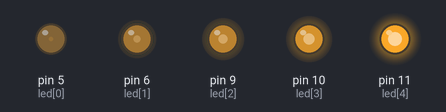
Simulated run of this sketch. Board: Arduino Uno, built with avr-gcc and run on an emulated ATmega328P. Shown: output pins drawn as LEDs (lit = HIGH).

Above: at 0.05 s.
At 0.35 s:
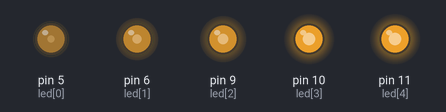
At 0.7 s:
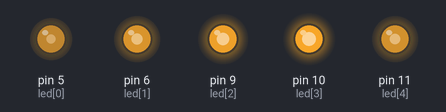
At 1.4 s:
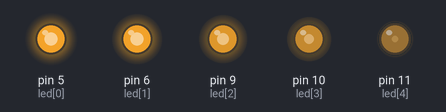
At 2.1 s:
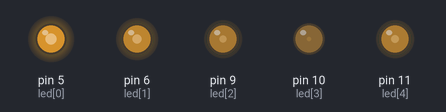
At 2.8 s:
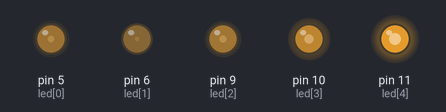
Timing chart, 0 to 7.1 s (numbered marks = the images above):
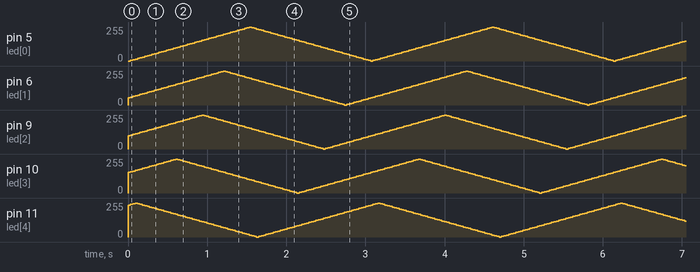

The sketch:

LED_Fade.ino
```cpp
/*
	This is a remix of the "Fade" example that extends it to
	have multiple LEDs fading in an offset manner

	The analogWrite() function uses PWM, so if you want to change the pin you're
	using, be sure to use another PWM capable pin. On most Arduino, the PWM pins
	are identified with a "~" sign, like ~3, ~5, ~6, ~9, ~10 and ~11.

	For a standard 5V source I used 220ohm resistors with the
	the 3V (fv) LEDs.
*/

int led[5] = {5,6,9,10,11};   					// 5 leds to light up based on PWM pins
int brightness[5] = {0, 55, 100, 155, 240};   	// how bright the LED starts (make sure these are nice multipels of the fade amount)
int fadeAmount[5] = {5, 5, 5, 5, 5};    		// how many points to fade the LED by

// the setup routine runs once when you press reset:
void setup()
{
  for(int i = 0; i < 5; ++i)
  {
    pinMode(led[i], OUTPUT);
  }
}

// the loop routine runs over and over again forever:
void loop()
{
  // set the brightness of all pins:
  for (int i = 0; i < 5; ++i)
  {
    analogWrite(led[i], brightness[i]);

    // change the brightness for next time through the loop:
    brightness[i] = brightness[i] + fadeAmount[i];

    // reverse the direction of the fading at the ends of the fade:
    if (brightness[i] <= 0 || brightness[i] >= 255)
	{
      fadeAmount[i] = -fadeAmount[i];
    }
  }

  // wait for 30 milliseconds to see the dimming effect
  delay(30);
}
```
